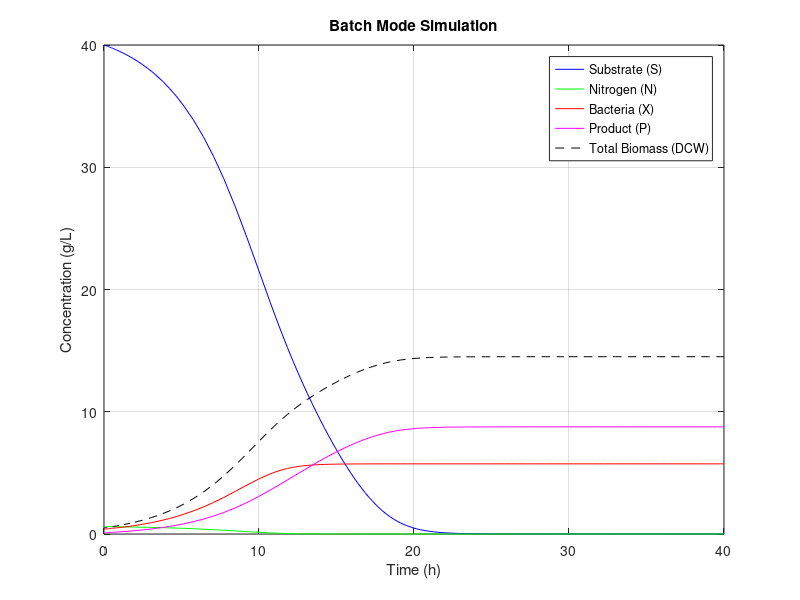

Recreate this plot in MATLAB.
% MATLAB Simulation for Batch Mode Operation

% Initial Conditions
S0 = 40; % Substrate concentration (g/L)
N0 = 0.6; % Nitrogen concentration (g/L)
X0 = 0.4; % Bacteria concentration (g/L)
P0 = 0.1; % Product concentration (g/L)
tspan = [0 40]; % Time range (hours)

% Stoichiometric and Kinetic Parameters
params.Yxs = 0.48; % Biomass yield over substrate (g Biomass/g glucose)
params.YxN = 8.9; % Biomass yield over nitrogen (g Biomass/g N)
params.Yps = 0.30; % Product yield over substrate (g P/g glucose)
params.mu_x_max = 0.41; % Maximum specific bacteria growth rate (1/h)
params.mu_p_max = 0.18; % Maximum specific production rate (1/h)
params.Ks = 1.2; % Saturation constant for substrate (g/L)
params.Kn = 0.254; % Saturation constant for nitrogen (g/L)
params.Kps = 4.1; % Saturation constant for production rate (g/L)
params.Xm = 68; % Maximum residual cell concentration (g/L)
params.alpha = 5.8; % Cell density inhibition coefficient

% System of ODEs
function dCdt = batchMode(t, C, params)
    % Extract state variables
    S = C(1); N = C(2); X = C(3); P = C(4);

    % Extract parameters
    mu_x_max = params.mu_x_max;
    mu_p_max = params.mu_p_max;
    Ks = params.Ks;
    Kn = params.Kn;
    Kps = params.Kps;
    Xm = params.Xm;
    alpha = params.alpha;
    Yxs = params.Yxs;
    YxN = params.YxN;
    Yps = params.Yps;

    % Calculate kinetics
    mu_x = mu_x_max * (S / (Ks + S)) * (N / (Kn + N)) * (1 - (X / Xm)^alpha);
    mu_p = mu_p_max * (S / (Kps + S));
    mu_S = mu_x / Yxs + mu_p / Yps;
    mu_N = mu_x / YxN;

    % Define differential equations
    dSdt = -mu_S * X;
    dNdt = -mu_N * X;
    dXdt = mu_x * X;
    dPdt = mu_p * X;

    % Return derivatives as a column vector
    dCdt = [dSdt; dNdt; dXdt; dPdt];
end

% Solve ODEs using ode45
initial_conditions = [S0, N0, X0, P0];
[t, C] = ode45(@(t, C) batchMode(t, C, params), tspan, initial_conditions);

% Extract Results
S = C(:, 1); % Substrate concentration
N = C(:, 2); % Nitrogen concentration
X = C(:, 3); % Bacteria concentration
P = C(:, 4); % Product concentration
DCW = X + P; % Total biomass (DCW)

% Plot Results
figure;
plot(t, S, 'b', 'DisplayName', 'Substrate (S)');
hold on;
plot(t, N, 'g', 'DisplayName', 'Nitrogen (N)');
plot(t, X, 'r', 'DisplayName', 'Bacteria (X)');
plot(t, P, 'm', 'DisplayName', 'Product (P)');
plot(t, DCW, 'k--', 'DisplayName', 'Total Biomass (DCW)');
xlabel('Time (h)');
ylabel('Concentration (g/L)');
title('Batch Mode Simulation');
legend('Location', 'Best');
grid on;
hold off;
